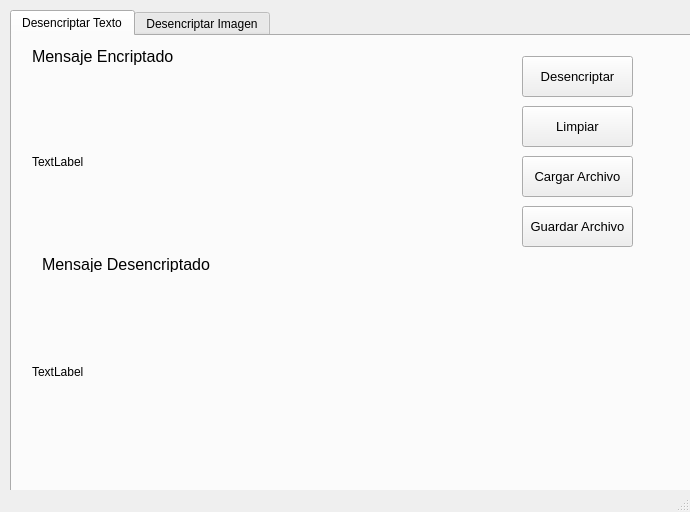
<?xml version="1.0" encoding="UTF-8"?>
<ui version="4.0">
 <class>FrmDesencriptar</class>
 <widget class="QMainWindow" name="FrmDesencriptar">
  <property name="geometry">
   <rect>
    <x>0</x>
    <y>0</y>
    <width>690</width>
    <height>512</height>
   </rect>
  </property>
  <property name="windowTitle">
   <string>MainWindow</string>
  </property>
  <widget class="QWidget" name="centralwidget">
   <widget class="QTabWidget" name="tabWidget">
    <property name="geometry">
     <rect>
      <x>10</x>
      <y>10</y>
      <width>711</width>
      <height>531</height>
     </rect>
    </property>
    <property name="currentIndex">
     <number>0</number>
    </property>
    <widget class="QWidget" name="tab">
     <attribute name="title">
      <string>Desencriptar Texto</string>
     </attribute>
     <widget class="QLabel" name="label_2">
      <property name="geometry">
       <rect>
        <x>30</x>
        <y>220</y>
        <width>171</width>
        <height>16</height>
       </rect>
      </property>
      <property name="font">
       <font>
        <family>Arial</family>
        <pointsize>12</pointsize>
       </font>
      </property>
      <property name="text">
       <string>Mensaje Desencriptado</string>
      </property>
     </widget>
     <widget class="QLabel" name="lblMensajeEncriptado">
      <property name="geometry">
       <rect>
        <x>20</x>
        <y>40</y>
        <width>471</width>
        <height>171</height>
       </rect>
      </property>
      <property name="text">
       <string>TextLabel</string>
      </property>
     </widget>
     <widget class="QPushButton" name="btnEncriptar">
      <property name="geometry">
       <rect>
        <x>510</x>
        <y>20</y>
        <width>111</width>
        <height>41</height>
       </rect>
      </property>
      <property name="font">
       <font>
        <family>Arial</family>
        <pointsize>10</pointsize>
        <weight>50</weight>
        <bold>false</bold>
       </font>
      </property>
      <property name="text">
       <string>Desencriptar</string>
      </property>
      <property name="icon">
       <iconset>
        <normaloff>../Imagenes/encriptado.png</normaloff>../Imagenes/encriptado.png</iconset>
      </property>
     </widget>
     <widget class="QLabel" name="label">
      <property name="geometry">
       <rect>
        <x>20</x>
        <y>10</y>
        <width>141</width>
        <height>21</height>
       </rect>
      </property>
      <property name="font">
       <font>
        <family>Arial</family>
        <pointsize>12</pointsize>
       </font>
      </property>
      <property name="text">
       <string>Mensaje Encriptado</string>
      </property>
     </widget>
     <widget class="QPushButton" name="btnLimpiar">
      <property name="geometry">
       <rect>
        <x>510</x>
        <y>70</y>
        <width>111</width>
        <height>41</height>
       </rect>
      </property>
      <property name="font">
       <font>
        <family>Arial</family>
        <pointsize>10</pointsize>
       </font>
      </property>
      <property name="text">
       <string>Limpiar</string>
      </property>
      <property name="icon">
       <iconset>
        <normaloff>../Imagenes/limpiar.png</normaloff>../Imagenes/limpiar.png</iconset>
      </property>
     </widget>
     <widget class="QPushButton" name="btnCargarArchivo">
      <property name="geometry">
       <rect>
        <x>510</x>
        <y>120</y>
        <width>111</width>
        <height>41</height>
       </rect>
      </property>
      <property name="font">
       <font>
        <family>Arial</family>
        <pointsize>10</pointsize>
       </font>
      </property>
      <property name="text">
       <string>Cargar Archivo</string>
      </property>
      <property name="icon">
       <iconset>
        <normaloff>../Imagenes/cargando.png</normaloff>../Imagenes/cargando.png</iconset>
      </property>
     </widget>
     <widget class="QPushButton" name="btnGuardarArchivo">
      <property name="geometry">
       <rect>
        <x>510</x>
        <y>170</y>
        <width>111</width>
        <height>41</height>
       </rect>
      </property>
      <property name="font">
       <font>
        <family>Arial</family>
        <pointsize>10</pointsize>
       </font>
      </property>
      <property name="text">
       <string>Guardar Archivo</string>
      </property>
     </widget>
     <widget class="QLabel" name="lblMensajeEncriptado_2">
      <property name="geometry">
       <rect>
        <x>20</x>
        <y>250</y>
        <width>471</width>
        <height>171</height>
       </rect>
      </property>
      <property name="text">
       <string>TextLabel</string>
      </property>
     </widget>
    </widget>
    <widget class="QWidget" name="tab_2">
     <attribute name="title">
      <string>Desencriptar Imagen</string>
     </attribute>
    </widget>
   </widget>
  </widget>
  <widget class="QMenuBar" name="menubar">
   <property name="geometry">
    <rect>
     <x>0</x>
     <y>0</y>
     <width>690</width>
     <height>21</height>
    </rect>
   </property>
  </widget>
  <widget class="QStatusBar" name="statusbar"/>
 </widget>
 <resources/>
 <connections/>
</ui>
